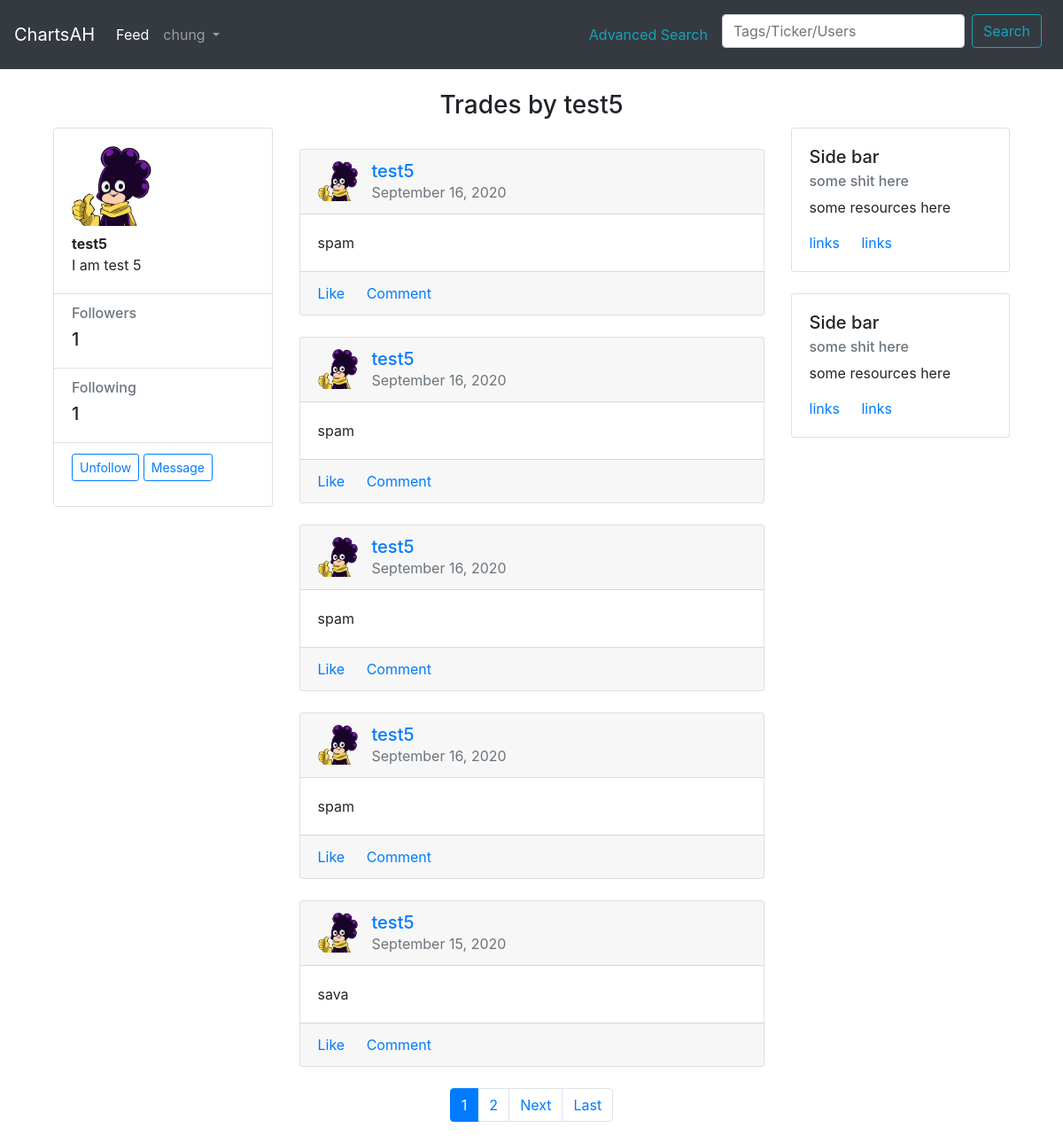
The app's page /user/test5 (signed in) with its own data.
### main/models.py (models this page shows, shortened)
class Profile(models.Model):
    user = models.OneToOneField(User, on_delete=models.CASCADE)
    image = models.ImageField(default='default.jpg', upload_to='profile_pics')
    bio = models.TextField(max_length=1000, blank=True)
    @property
    def followers(self):
        return Follow.objects.filter(to_follow=self.user).count() #count of followers by filtering user and to_follow count
    @property
    def following(self):
        return Follow.objects.filter(user=self.user).count() #count of followers by filtering user and its user(following) count

class Post(models.Model):
    user = models.ForeignKey(User, on_delete=models.CASCADE) #many to one relationship where many posts can be tied to one user
    content = models.TextField(blank=True, null=True)
    date_traded = models.DateTimeField(verbose_name= ('Date Traded'))
    image = models.ImageField(upload_to='trade_images', blank=True, null=True) #change blank = false later
    upvotes = models.ManyToManyField(User, blank=True, related_name='upvotes')
    total_upvotes = models.IntegerField(default='0')
    ticker = models.CharField(blank=False, null=True, max_length=5)
    tags = TaggableManager(blank=True, help_text=('Press Enter or comma to seperate tags.')) #erased help text
    date_posted = models.DateTimeField(default=timezone.now)

### main/views.py (the view, shortened to what this page needs)
# urls.py: path("user/<str:username>", user_posts.as_view(), name="user-posts"), #profile view
class user_posts(LoginRequiredMixin, ListView):
     model = Post
     template_name = 'main/user_posts.html'
     context_object_name = 'posts'
     paginate_by = 5 #sets pagination per page
     def get_queryset(self):
          user = get_object_or_404(User, username =self.kwargs.get('username'))
          return Post.objects.filter(user=user).order_by('-date_posted')
     def get_context_data(self, **kwargs):
          displayed_user = get_object_or_404(User, username =self.kwargs.get('username'))
          current_user = self.request.user
          if current_user is None:
               followable = False
          else:
               followable = (Follow.objects.filter(user=current_user, to_follow=displayed_user).count() == 0)
          context = super(user_posts, self).get_context_data(**kwargs)
          context['user_profile'] = Profile.objects.filter(user=displayed_user)
          context['followable'] = followable
          return context

### main/templates/main/user_posts.html (shortened to what this page needs)
{% extends 'main/header.html' %}
{% block content %}
<div class='row text-center'>
  <div class='col'>
      <h3>Trades by {{ view.kwargs.username }}</h3>
  </div>
</div>
<div class="container gedf-wrapper">
  <div class="row">
      <div class="col-md-3">
          <div class="card">
              <div class="card-body">
                {% for profile in user_profile %}
                  <div class="h5"><img class="thumbnail" width="90" height="90" src="{{ profile.image.url }}" alt=""></div>
                  <div class="h7"><strong>{{ profile.user }}</strong></div>
                  <div class="h7">{{ profile.bio }}</div>
              </div>
              <ul class="list-group list-group-flush">
                  <li class="list-group-item">
                      <div class="h6 text-muted">Followers</div>
                      <div class="h5">{{ profile.followers }}</div>
                  </li>
                  <li class="list-group-item">
                      <div class="h6 text-muted">Following</div>
                      <div class="h5">{{ profile.following }}</div>
                  </li>
                  <li class="list-group-item">
                    {% endfor %}
                   {%  if user.username != view.kwargs.username %}
                  <form method="POST">
                      <div class="form-group">
                          <button class="btn btn-sm btn-outline-primary"
                                  name="{% if followable %}follow{% else %}unfollow{% endif %}"
                                  type="submit">
                                  {% if followable %}
                                    Follow
                                  {% else %}
                                    Unfollow
                                  {% endif %}
                          </button>
                          <a class="btn btn-sm btn-outline-primary" href="{% url 'main:message' view.kwargs.username %}">
                              Message
                          </a>
                        </div>
                    </form>
                {% endif %}
                    </li>
              </ul>
          </div>
      </div>
      <div class="col-md-6 gedf-main" >
          <br>
{% for post in posts %}
          <div class="card gedf-card">
              <div class="card-header">
                  <div class="d-flex justify-content-between align-items-center">
                      <div class="d-flex justify-content-between align-items-center">
                          <div class="mr-2">
                              <img class="thumbnail" width="45" height="45" src="{{ post.user.profile.image.url }}" alt="">
                          </div>
                          <div class="ml-2">
                              <div class="h5 m-0">
                                <a class="mr-2" href="{% url 'main:user-posts' post.user.username %}">{{ post.user }}</a>
                              </div>
                              <div class="h7 text-muted">{{ post.date_posted|date:"F d, Y" }}</div>
                          </div>
                      </div>
                  </div>
              </div>
              <div class="card-body">
                  <p class="card-text">
                    {{ post.content }}
                  </p>
              </div>
              <div class="card-footer">
                  <a href="#" class="card-link"> Like</a>
                  <a href="{% url 'main:post-detail' post.id %}" class="card-link"> Comment</a>
              </div>
          </div>
          <br>
          {% endfor %}
          {% if is_paginated %}
                <nav aria-label="Page navigation example">
                    <ul class="pagination justify-content-center">
                    {% for num in page_obj.paginator.page_range %}
                        {% if page_obj.number == num %}
                        <li class="page-item active"><a class="page-link" href="?page={{ num }}">{{ num }}</a></li>
                        {% elif num > page_obj.number|add:'-3' and num < page_obj.number|add:'3' %}
                        <li class="page-item"><a class="page-link" href="?page={{ num }}">{{ num }}</a></li>
                        {% endif %}
                    {% endfor %}
                    {% if page_obj.has_next %}
                        <li class="page-item"><a class="page-link" href="?page={{ page_obj.next_page_number }}">Next</a></li>
                        <li class="page-item"><a class="page-link" href="?page={{ page_obj.paginator.num_pages }}">Last</a></li>
                    {% endif %}
                    </ul>
                </nav>
          {% endif %}
      </div>
      <div class="col-md-3">
          <div class="card gedf-card">
              <div class="card-body">
                  <h5 class="card-title">Side bar</h5>
                  <h6 class="card-subtitle mb-2 text-muted">some shit here</h6>
                  <p class="card-text">some resources here</p>
                  <a href="#" class="card-link">links</a>
                  <a href="#" class="card-link">links</a>
              </div>
          </div>
          <br>
          <div class="card gedf-card">
                  <div class="card-body">
                      <h5 class="card-title">Side bar</h5>
                      <h6 class="card-subtitle mb-2 text-muted">some shit here</h6>
                      <p class="card-text">some resources here</p>
                      <a href="#" class="card-link">links</a>
                      <a href="#" class="card-link">links</a>
                  </div>
              </div>
      </div>
  </div>
</div>
{% endblock %}

### main/templates/main/includes/navbar.html (shortened to what this page needs)
<nav class="navbar navbar-expand-lg navbar-dark bg-dark">
  <a class="navbar-brand" href="/">ChartsAH</a>
  <div class="collapse navbar-collapse" id="navbarNavAltMarkup">
    <div class="navbar-nav">
      <a class="nav-link active" href="/feed">Feed</a>
      {% if user.is_authenticated %}
      <li class="nav-item dropdown">
        <a class="nav-link dropdown-toggle" href="#" id="navbarDropdownMenuLink" data-toggle="dropdown" aria-haspopup="true" aria-expanded="false">
         {{ user.username }}
        </a>
      </li>
      {% else %}
      <a class="nav-link" href="/login">Login</a>
      <a class="nav-link" href="/register">Register</a>
      {% endif %}
    </div>
  </div>
  <span class="nav-item dropdown">
    <a class="nav-link" href="/search/filter/"  aria-haspopup="true" aria-expanded="false" style="color:rgb(23,162,184)">
      Advanced Search
    </a>
  </span>
  <form class="form-inline" method="GET" action="{% url 'main:search' %}">
    <input class="form-control mt-2 mr-sm-2" type="search" placeholder="Tags/Ticker/Users" aria-label="Search" name="q" required>
    <button class="btn btn-outline-info mt-2 mr-sm-2" type="submit" value="Search">Search</button>
  </form>
</nav>

### records on screen
Profile: image (picture), user "test5", bio "I am test 5", followers "1", following "1"
Post: user.profile.image (picture), user "test5", date_posted "September 16, 2020", content "spam"
Post: user.profile.image (picture), user "test5", date_posted "September 16, 2020", content "spam"
Post: user.profile.image (picture), user "test5", date_posted "September 16, 2020", content "spam"
Post: user.profile.image (picture), user "test5", date_posted "September 16, 2020", content "spam"
Post: user.profile.image (picture), user "test5", date_posted "September 15, 2020", content "sava"

### other values on screen
{{ user.username }} "chung"
{{ view.kwargs.username }} "test5"
{{ num }} "1"
{{ num }} "2"
